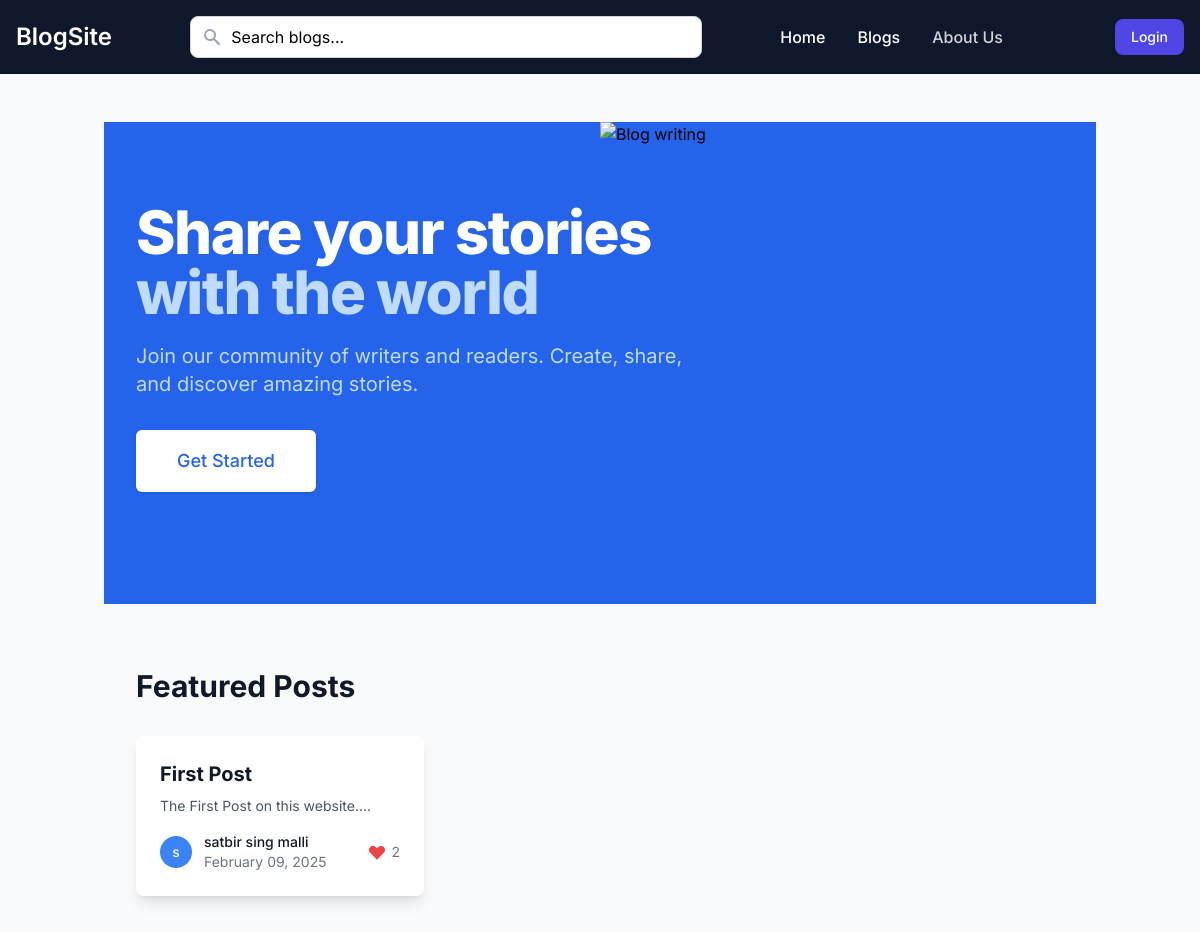
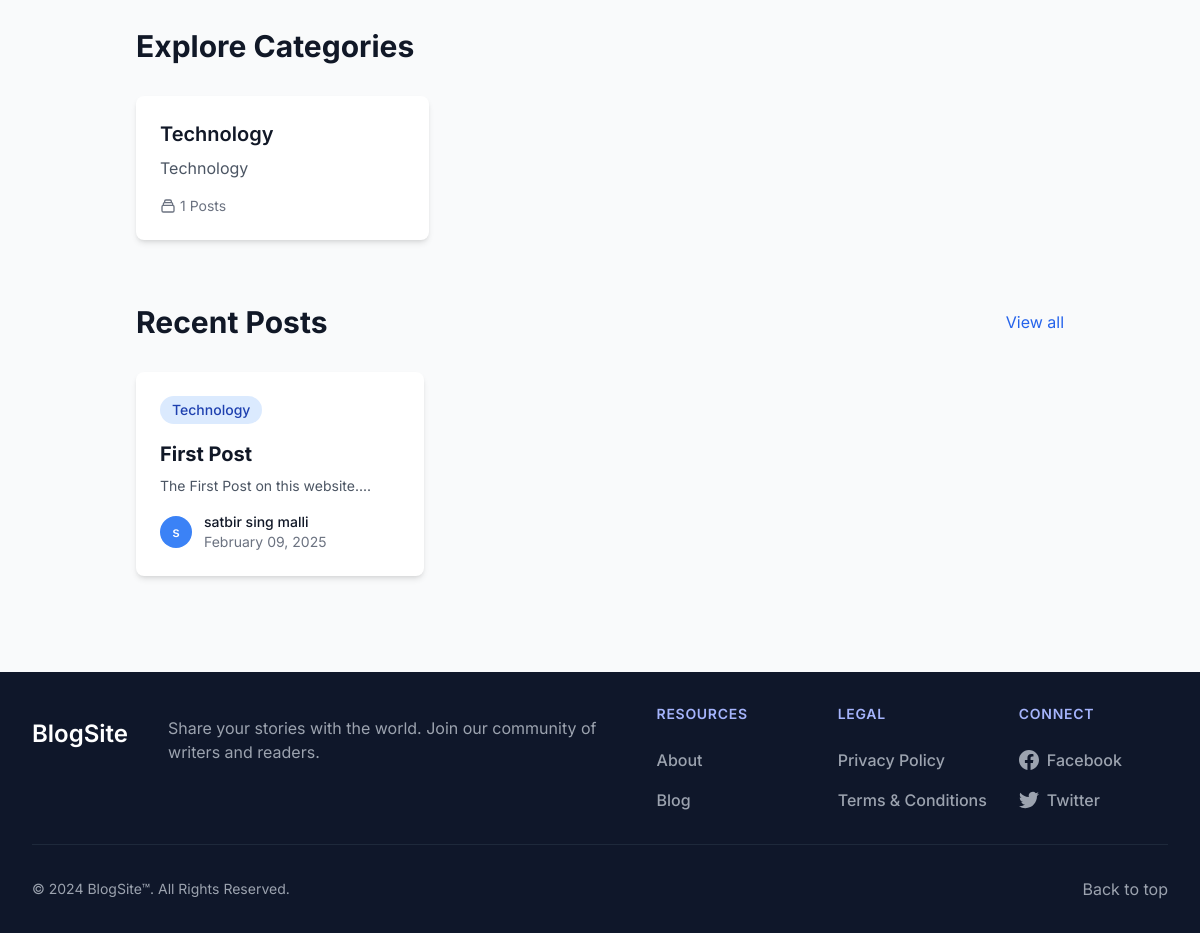
/, run on an earlier commit of the app's database (2 pictures, top to bottom).
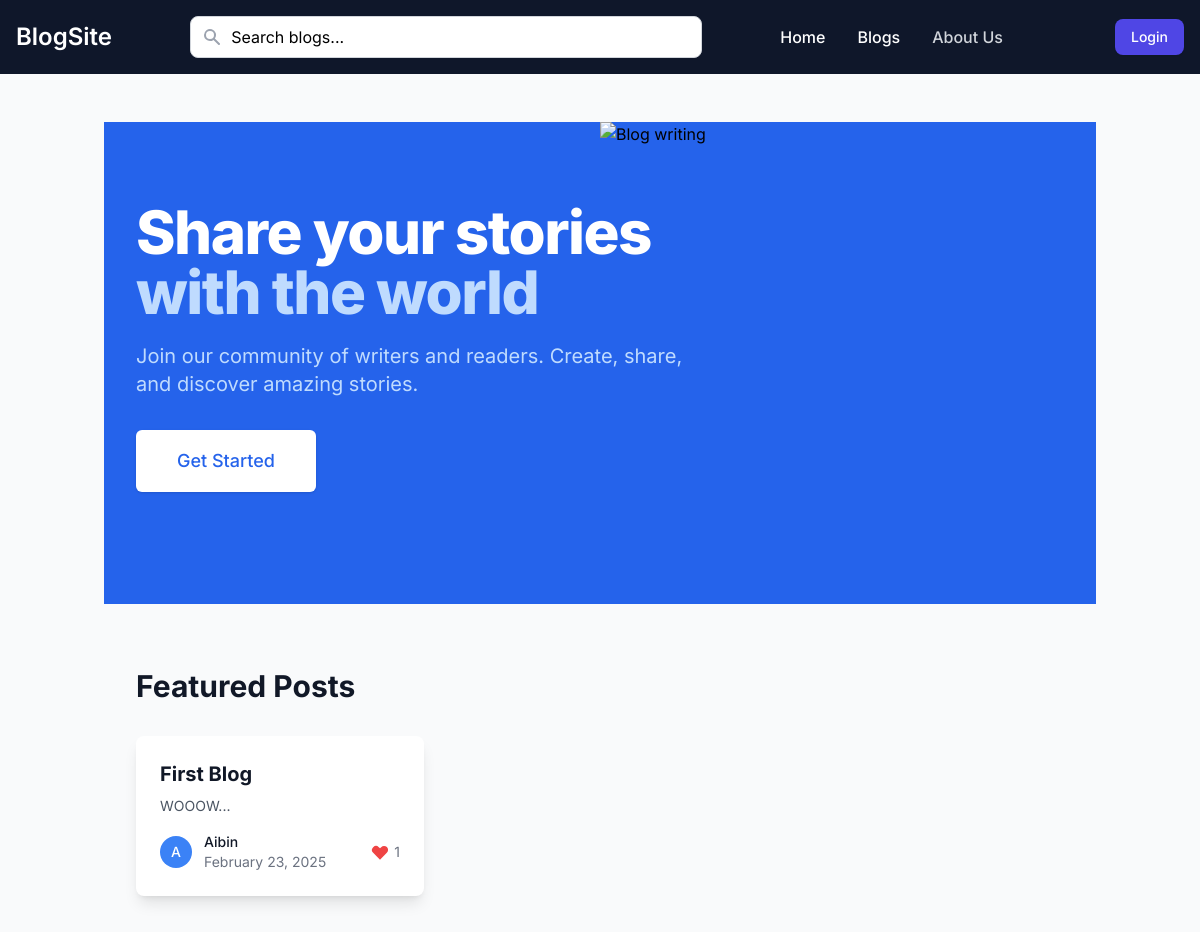
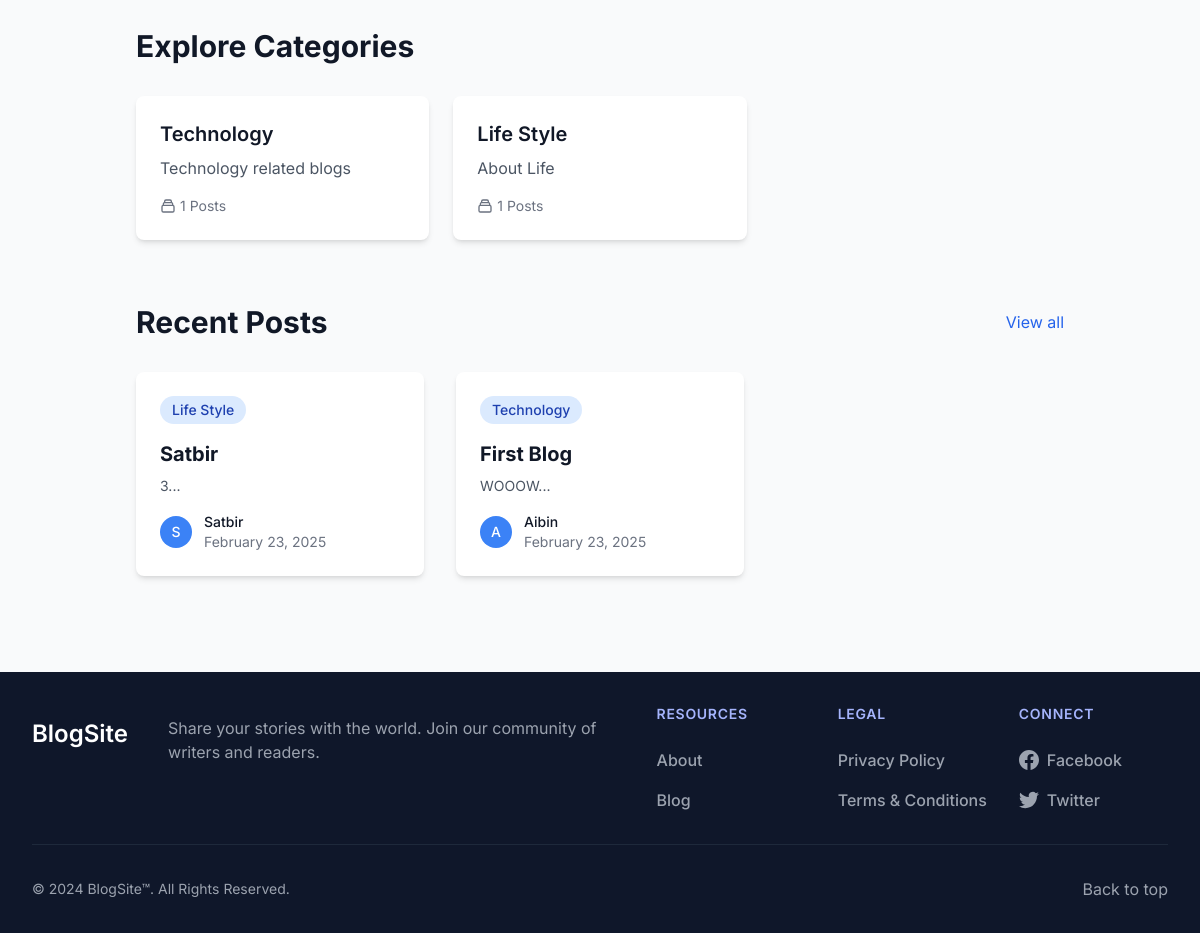
And on a later commit of the database (2 pictures, top to bottom).
### app.py (models this page shows, shortened)
class Blog(db.Model):
    id = db.Column(db.Integer, primary_key=True)
    title = db.Column(db.String(200), nullable=False)
    content = db.Column(db.Text, nullable=False)
    author_id = db.Column(db.Integer, db.ForeignKey('user.id'), nullable=False)
    category_id = db.Column(db.Integer, db.ForeignKey('category.id'), nullable=False)
    status = db.Column(db.String(20), default='draft')
    moderation_status = db.Column(db.String(20), default='pending')
    moderation_comment = db.Column(db.Text)
    moderated_by = db.Column(db.Integer, db.ForeignKey('user.id'))
    moderated_at = db.Column(db.DateTime)
    created_at = db.Column(db.DateTime, default=datetime.utcnow)
    updated_at = db.Column(db.DateTime, default=datetime.utcnow, onupdate=datetime.utcnow)
    comments = db.relationship('Comment', backref='blog', lazy=True)
    likes = db.relationship('Like', backref='blog', lazy=True)
    author = db.relationship('User', foreign_keys=[author_id], backref='blogs')
    moderator = db.relationship('User', foreign_keys=[moderated_by], backref='moderated_blogs')

class User(UserMixin, db.Model):
    id = db.Column(db.Integer, primary_key=True)
    name = db.Column(db.String(100), nullable=False)
    email = db.Column(db.String(120), unique=True, nullable=False)
    password = db.Column(db.String(200), nullable=False)
    is_admin = db.Column(db.Boolean, default=False)
    created_at = db.Column(db.DateTime, nullable=False, default=datetime.utcnow)
    updated_at = db.Column(db.DateTime, default=datetime.utcnow, onupdate=datetime.utcnow)

class Category(db.Model):
    id = db.Column(db.Integer, primary_key=True)
    name = db.Column(db.String(50), unique=True, nullable=False)
    description = db.Column(db.Text)
    created_at = db.Column(db.DateTime, default=datetime.utcnow)
    updated_at = db.Column(db.DateTime, default=datetime.utcnow, onupdate=datetime.utcnow)
    blogs = db.relationship('Blog', backref='category', lazy=True)

### app.py (the view)
@app.route('/')
def home():
    recent_blogs = Blog.query.filter(
        Blog.status == 'published',
        Blog.moderation_status != 'rejected'
    ).order_by(Blog.created_at.desc())\
        .limit(3).all()
    categories = Category.query.all()
    for category in categories:
        category.blog_count = len([b for b in category.blogs if b.status == 'published' and b.moderation_status != 'rejected'])
    featured_blogs = Blog.query.filter(
        Blog.status == 'published',
        Blog.moderation_status != 'rejected'
    ).join(Like)\
        .group_by(Blog.id)\
        .order_by(db.func.count(Like.id).desc())\
        .limit(3).all()
    return render_template('index.html',
                         recent_blogs=recent_blogs,
                         categories=categories,
                         featured_blogs=featured_blogs,
                         user=current_user)

### app.py (called while the page is built)
@app.context_processor
def utility_processor():
    return {
        'POSTS_PER_PAGE': app.config['POSTS_PER_PAGE'],
        'min': min  # Make min() function available in templates
    }

### templates/index.html (shortened to what the changed rows need)
{% extends "base.html" %}
{% block content %}
<div class="relative bg-blue-600 overflow-hidden">
    <div class="max-w-7xl mx-auto">
        <div class="relative z-10 pb-8 bg-blue-600 sm:pb-16 md:pb-20 lg:max-w-2xl lg:w-full lg:pb-28 xl:pb-32">
            <main class="mt-10 mx-auto max-w-7xl px-4 sm:mt-12 sm:px-6 md:mt-16 lg:mt-20 lg:px-8 xl:mt-28">
                <div class="sm:text-center lg:text-left">
                    <h1 class="text-4xl tracking-tight font-extrabold text-white sm:text-5xl md:text-6xl">
                        <span class="block">Share your stories</span>
                        <span class="block text-blue-200">with the world</span>
                    </h1>
                </div>
            </main>
        </div>
    </div>
</div>
{% if featured_blogs %}
<div class="max-w-7xl mx-auto px-4 sm:px-6 lg:px-8 mt-16">
    <h2 class="text-3xl font-bold text-gray-900 mb-8">Featured Posts</h2>
    <div class="grid grid-cols-1 md:grid-cols-3 gap-8">
        {% for blog in featured_blogs %}
        <div class="bg-white rounded-lg shadow-lg overflow-hidden hover:shadow-xl transition-shadow duration-300">
            <div class="p-6">
                <a href="{{ url_for('view_blog', blog_id=blog.id) }}" class="block">
                    <h3 class="text-xl font-bold text-gray-900 hover:text-blue-600 mb-2">{{ blog.title }}</h3>
                    <p class="text-gray-600 text-sm mb-4">{{ blog.content[:150]|striptags }}...</p>
                </a>
                <div class="flex items-center justify-between">
                    <div class="flex items-center">
                        <div class="flex-shrink-0">
                            <div class="h-8 w-8 rounded-full bg-blue-500 flex items-center justify-center">
                                <span class="text-white font-medium text-sm">{{ blog.author.name[:1] }}</span>
                            </div>
                        </div>
                        <div class="ml-3">
                            <p class="text-sm font-medium text-gray-900">{{ blog.author.name }}</p>
                            <p class="text-sm text-gray-500">{{ blog.created_at.strftime('%B %d, %Y') }}</p>
                        </div>
                    </div>
                    <div class="flex items-center text-gray-500">
                        <svg class="w-5 h-5 text-red-500" fill="currentColor" viewBox="0 0 20 20">
                            <path fill-rule="evenodd" d="M3.172 5.172a4 4 0 015.656 0L10 6.343l1.172-1.171a4 4 0 115.656 5.656L10 17.657l-6.828-6.829a4 4 0 010-5.656z" clip-rule="evenodd"></path>
                        </svg>
                        <span class="ml-1 text-sm">{{ blog.likes|length }}</span>
                    </div>
                </div>
            </div>
        </div>
        {% endfor %}
    </div>
</div>
{% endif %}
<div class="max-w-7xl mx-auto px-4 sm:px-6 lg:px-8 mt-16">
    <h2 class="text-3xl font-bold text-gray-900 mb-8">Explore Categories</h2>
    <div class="grid grid-cols-1 sm:grid-cols-2 lg:grid-cols-3 gap-6">
        {% for category in categories %}
        <a href="{{ url_for('all_blogs') }}" class="group">
            <div class="bg-white rounded-lg shadow-md p-6 hover:shadow-lg transition-shadow duration-300">
                <h3 class="text-xl font-semibold text-gray-900 group-hover:text-blue-600">{{ category.name }}</h3>
                <p class="text-gray-600 mt-2">{{ category.description or 'Explore posts in this category' }}</p>
                <div class="mt-4 flex items-center text-sm text-gray-500">
                    <svg class="w-4 h-4 mr-1" fill="none" stroke="currentColor" viewBox="0 0 24 24">
                        <path stroke-linecap="round" stroke-linejoin="round" stroke-width="2" d="M19 11H5m14 0a2 2 0 012 2v6a2 2 0 01-2 2H5a2 2 0 01-2-2v-6a2 2 0 012-2m14 0V9a2 2 0 00-2-2M5 11V9a2 2 0 012-2m0 0V5a2 2 0 012-2h6a2 2 0 012 2v2M7 7h10"></path>
                    </svg>
                    {{ category.blog_count }} Posts
                </div>
            </div>
        </a>
        {% endfor %}
    </div>
</div>
<div class="max-w-7xl mx-auto px-4 sm:px-6 lg:px-8 mt-16 mb-16">
    <div class="flex justify-between items-center mb-8">
        <h2 class="text-3xl font-bold text-gray-900">Recent Posts</h2>
    </div>
    <div class="grid grid-cols-1 md:grid-cols-2 lg:grid-cols-3 gap-8">
        {% for blog in recent_blogs %}
        <div class="bg-white rounded-lg shadow-md overflow-hidden hover:shadow-lg transition-shadow duration-300">
            <div class="p-6">
                <a href="{{ url_for('view_blog', blog_id=blog.id) }}" class="block">
                    <span class="inline-flex items-center px-3 py-1 rounded-full text-sm font-medium bg-blue-100 text-blue-800 mb-4">
                        {{ blog.category.name }}
                    </span>
                    <h3 class="text-xl font-bold text-gray-900 hover:text-blue-600 mb-2">{{ blog.title }}</h3>
                    <p class="text-gray-600 text-sm">{{ blog.content[:150]|striptags }}...</p>
                </a>
                <div class="mt-4 flex items-center justify-between">
                    <div class="flex items-center">
                        <div class="flex-shrink-0">
                            <div class="h-8 w-8 rounded-full bg-blue-500 flex items-center justify-center">
                                <span class="text-white font-medium text-sm">{{ blog.author.name[:1] }}</span>
                            </div>
                        </div>
                        <div class="ml-3">
                            <p class="text-sm font-medium text-gray-900">{{ blog.author.name }}</p>
                            <p class="text-sm text-gray-500">{{ blog.created_at.strftime('%B %d, %Y') }}</p>
                        </div>
                    </div>
                </div>
            </div>
        </div>
        {% endfor %}
    </div>
</div>
{% endblock %}

What changed in the data, as far as the page shows it:
changed Blog "Technology": title "First Post" → "First Blog"; content "The First Post on this website." → "WOOOW"; author "s" → "A"; author.name "satbir sing malli" → "Aibin"; created_at "February 09, 2025" → "February 23, 2025"; likes|length "2" → "1"
changed Category "Technology": description "Technology" → "Technology related blogs"
added Category: name "Life Style", description "About Life", blog_count "1"
added Blog: category.name "Life Style", title "Satbir", content "3", author "S", author.name "Satbir", created_at "February 23, 2025", shown under "Recent Posts"
